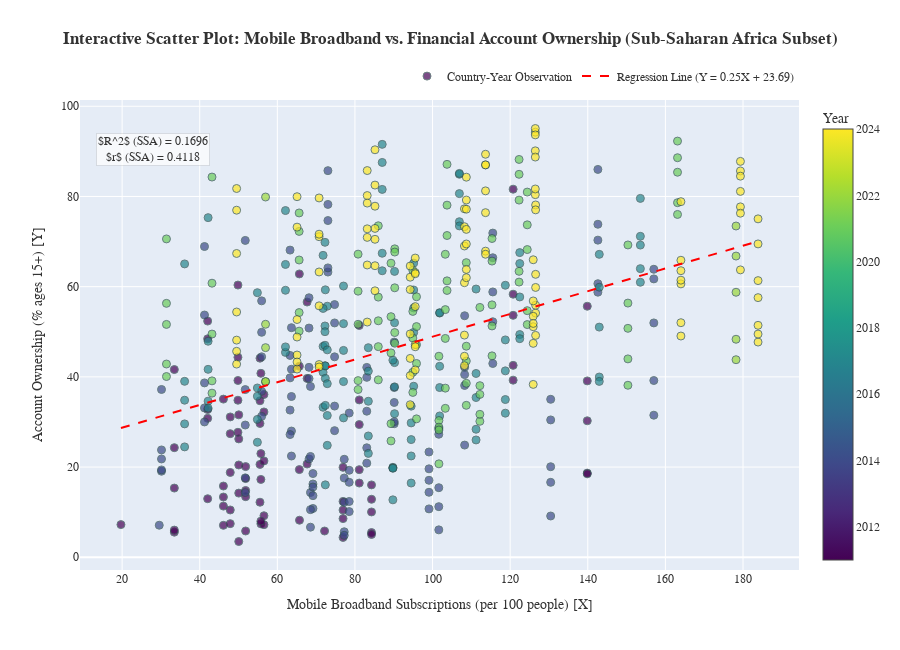

Source (notebook cell):
### Markdown cell above
# Part 4: Visualizing our Data (Sub-Saharan Africa)
Since we have many datapoints in this anlysis, we will go with the subset of countries from Sub-saharan Africa. 
We want a chart displays:

- Scatter Points: Individual SSA countries plotted by their Account Ownership (Y) vs. Mobile Subscriptions (X).

- Regression Line: A red dashed line showing the linear trend for that specific year's data.

- R² Value: An annotation on each subplot shows the $R^2$ value for that year, indicating the goodness of fit for the linear model.

The visual output should reveal:

- A clear, strong positive trend is visible across most years.

- The slope of the regression line may change over time, indicating that the rate at which mobile broadband drives financial inclusion may be slowing or accelerating.

- The clustering of countries shifts, reflecting the growth in mobile broadband penetration across the region from 2011 to 2024.

### Code cell
# Define a subset of countries for regional analysis (Sub-Saharan Africa - SSA) to reduce plot compression
# This includes countries like Kenya, Nigeria, South Africa, Tanzania, etc., which are key mobile money markets.
SSA_CODES = [
    "AGO",
    "BDI",
    "BEN",
    "BFA",
    "BWA",
    "CMR",
    "COG",
    "CIV",
    "ETH",
    "GHA",
    "KEN",
    "LBR",
    "MLI",
    "MOZ",
    "NAM",
    "NGA",
    "RWA",
    "SEN",
    "SLE",
    "SOM",
    "TZA",
    "UGA",
    "ZAF",
    "ZMB",
    "ZWE",
]

# Filter the merged data for the SSA region
df_plot = df_merged[df_merged["Code"].isin(SSA_CODES)].copy()

# Redefine X and Y for the SSA subset for plotting
X_plot = df_plot["Mobile_Subscriptions"]
Y_plot = df_plot["Account_Ownership"]

# Recalculate regression line for the SSA subset for the plotted line
slope_plot, intercept_plot, r_plot, p_plot, stderr_plot = linregress(X_plot, Y_plot)
r_squared_plot = r_plot**2

# Calculate the regression line for plotting
x_line = np.linspace(X_plot.min(), X_plot.max(), 100)
y_line = slope_plot * x_line + intercept_plot

# 1. Create the figure
fig = go.Figure()

# 2. Add Scatter Plot (Color-coded by Year)
fig.add_trace(
    go.Scatter(
        x=df_plot["Mobile_Subscriptions"],
        y=df_plot["Account_Ownership"],
        mode="markers",
        name="Country-Year Observation",
        marker=dict(
            size=8,
            color=df_plot["Year"],  # Color based on the 'Year' column
            colorscale="Viridis",
            colorbar=dict(title="Year"),
            opacity=0.7,
            line=dict(width=1, color="DarkSlateGrey"),
        ),
        hovertemplate="<b>Country:</b> %{customdata[0]}<br>"
        + "<b>Year:</b> %{x}<br>"
        + "<b>Mobile Subscriptions:</b> %{x:.2f}<br>"
        + "<b>Account Ownership:</b> %{y:.2f}%<extra></extra>",
        customdata=df_plot[["Country"]],
    )
)

# 3. Add Regression Line
fig.add_trace(
    go.Scatter(
        x=x_line,
        y=y_line,
        mode="lines",
        name=f"Regression Line (Y = {slope_plot:.2f}X + {intercept_plot:.2f})",
        line=dict(color="red", dash="dash", width=2),
    )
)

# 4. Update Layout and Axes
fig.update_layout(
    # Set the height explicitly to 650 to prevent compression
    height=650,
    title={
        "text": "<b>Interactive Scatter Plot: Mobile Broadband vs. Financial Account Ownership (Sub-Saharan Africa Subset)</b>",
        "y": 0.95,  # Adjusted Y position slightly for better fit with new height
        "x": 0.5,
        "xanchor": "center",
        "yanchor": "top",
    },
    xaxis_title="Mobile Broadband Subscriptions (per 100 people) [X]",
    yaxis_title="Account Ownership (% ages 15+) [Y]",
    font=dict(family="Arial, sans-serif", size=12, color="#333"),
    hovermode="closest",
    legend=dict(orientation="h", yanchor="bottom", y=1.02, xanchor="right", x=1),
    annotations=[
        dict(
            x=X_plot.min() + (X_plot.max() - X_plot.min()) * 0.05,
            y=Y_plot.max() - (Y_plot.max() - Y_plot.min()) * 0.05,
            xref="x",
            yref="y",
            text=f"$R^2$ (SSA) = {r_squared_plot:.4f}<br>$r$ (SSA) = {r_plot:.4f}",
            showarrow=False,
            bgcolor="rgba(255, 255, 255, 0.7)",
            bordercolor="rgba(0, 0, 0, 0.1)",
            borderwidth=1,
            font=dict(size=12),
        )
    ],
)

# 5. Display the interactive plot
fig.show()

### Figure 1 — Plotly figure (JSON) as saved in the notebook; plotly's stock layout.template omitted (floating-point values rounded to 4 significant figures; data arrays with more than 128 entries replaced by an {"elided": "..."} marker saying what was removed)
{"data": [{"customdata": {"elided": "522x1 str values"}, "hovertemplate": "<b>Country:</b> %{customdata[0]}<br><b>Year:</b> %{x}<br><b>Mobile Subscriptions:</b> %{x:.2f}<br><b>Account Ownership:</b> %{y:.2f}%<extra></extra>", "marker": {"color": {"elided": "522 int values"}, "colorbar": {"title": {"text": "Year"}}, "colorscale": [[0, "#440154"], [0.1111, "#482878"], [0.2222, "#3e4989"], [0.3333, "#31688e"], [0.4444, "#26828e"], [0.5556, "#1f9e89"], [0.6667, "#35b779"], [0.7778, "#6ece58"], [0.8889, "#b5de2b"], [1, "#fde725"]], "line": {"color": "DarkSlateGrey", "width": 1}, "opacity": 0.7, "size": 8}, "mode": "markers", "name": "Country-Year Observation", "type": "scatter", "x": {"elided": "522 float values"}, "y": {"elided": "522 float values"}}, {"line": {"color": "red", "dash": "dash", "width": 2}, "mode": "lines", "name": "Regression Line (Y = 0.25X + 23.69)", "type": "scatter", "x": [19.7, 21.36, 23.02, 24.68, 26.33, 27.99, 29.65, 31.31, 32.97, 34.63, 36.28, 37.94, 39.6, 41.26, 42.92, 44.58, 46.23, 47.89, 49.55, 51.21, 52.87, 54.53, 56.18, 57.84, 59.5, 61.16, 62.82, 64.48, 66.13, 67.79, 69.45, 71.11, 72.77, 74.43, 76.08, 77.74, 79.4, 81.06, 82.72, 84.38, 86.03, 87.69, 89.35, 91.01, 92.67, 94.33, 95.98, 97.64, 99.3, 101.0, 102.6, 104.3, 105.9, 107.6, 109.3, 110.9, 112.6, 114.2, 115.9, 117.5, 119.2, 120.9, 122.5, 124.2, 125.8, 127.5, 129.2, 130.8, 132.5, 134.1, 135.8, 137.4, 139.1, 140.8, 142.4, 144.1, 145.7, 147.4, 149.1, 150.7, 152.4, 154.0, 155.7, 157.3, 159.0, 160.7, 162.3, 164.0, 165.6, 167.3, 169.0, 170.6, 172.3, 173.9, 175.6, 177.2, 178.9, 180.6, 182.2, 183.9], "y": [28.66, 29.07, 29.49, 29.91, 30.33, 30.75, 31.17, 31.58, 32.0, 32.42, 32.84, 33.26, 33.67, 34.09, 34.51, 34.93, 35.35, 35.77, 36.18, 36.6, 37.02, 37.44, 37.86, 38.27, 38.69, 39.11, 39.53, 39.95, 40.37, 40.78, 41.2, 41.62, 42.04, 42.46, 42.87, 43.29, 43.71, 44.13, 44.55, 44.97, 45.38, 45.8, 46.22, 46.64, 47.06, 47.47, 47.89, 48.31, 48.73, 49.15, 49.57, 49.98, 50.4, 50.82, 51.24, 51.66, 52.07, 52.49, 52.91, 53.33, 53.75, 54.17, 54.58, 55.0, 55.42, 55.84, 56.26, 56.67, 57.09, 57.51, 57.93, 58.35, 58.77, 59.18, 59.6, 60.02, 60.44, 60.86, 61.27, 61.69, 62.11, 62.53, 62.95, 63.37, 63.78, 64.2, 64.62, 65.04, 65.46, 65.87, 66.29, 66.71, 67.13, 67.55, 67.97, 68.38, 68.8, 69.22, 69.64, 70.06]}], "layout": {"annotations": [{"bgcolor": "rgba(255, 255, 255, 0.7)", "bordercolor": "rgba(0, 0, 0, 0.1)", "borderwidth": 1, "font": {"size": 12}, "showarrow": false, "text": "$R^2$ (SSA) = 0.1696<br>$r$ (SSA) = 0.4118", "x": 27.91, "xref": "x", "y": 90.49, "yref": "y"}], "font": {"color": "#333", "family": "Arial, sans-serif", "size": 12}, "height": 650, "hovermode": "closest", "legend": {"orientation": "h", "x": 1, "xanchor": "right", "y": 1.02, "yanchor": "bottom"}, "title": {"text": "<b>Interactive Scatter Plot: Mobile Broadband vs. Financial Account Ownership (Sub-Saharan Africa Subset)</b>", "x": 0.5, "xanchor": "center", "y": 0.95, "yanchor": "top"}, "xaxis": {"title": {"text": "Mobile Broadband Subscriptions (per 100 people) [X]"}}, "yaxis": {"title": {"text": "Account Ownership (% ages 15+) [Y]"}}}}
